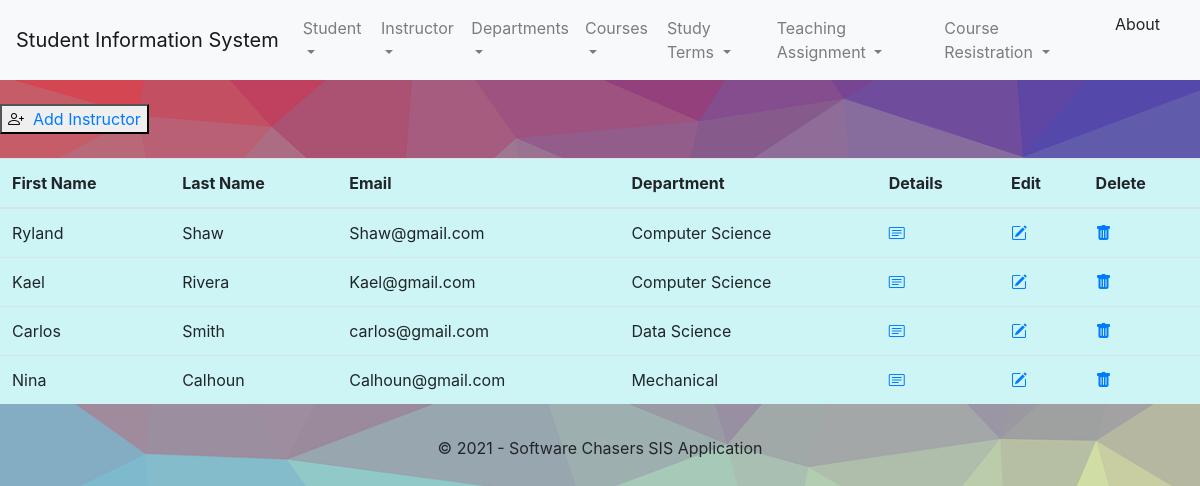
/instructor/list, run on the app's committed database.
### sisapp/models.py (models this page shows, shortened)
class Instructor(models.Model):
    instructor_first_name = models.CharField(max_length=32)
    instructor_last_name = models.CharField(max_length=32)
    instructor_email = models.EmailField()
    instructor_dept_id = models.ForeignKey(Department, on_delete=models.CASCADE)

class Department(models.Model):
    department_id = models.IntegerField(primary_key=True)
    department_name = models.CharField(max_length=32)
    def __str__(self):
        return self.department_name

### sisapp/Views/instructorViews.py (the view)
class InstructorListView(ListView):
    model = Instructor

### templates/instructor/instructor_list.html (shortened to what this page needs)
{% extends 'base.html' %}
{% block body_block %}
     <br/>
    <div>
        <button  class="bi bi-person-plus"><a href="{% url 'sisapp:instructor_create'%}">&nbsp Add Instructor</a></button>
    </div>
    <br/>
{% if object_list %}
<table class="table table-hover">
<thead>
    <tr>
        <th scope="col">First Name</th>
        <th scope="col">Last Name</th>
        <th scope="col">Email</th>
        <th scope="col">Department</th>
        <th scope="col">Details</th>
        <th scope="col">Edit</th>
        <th scope="col">Delete</th>
    </tr>
</thead>
<tbody>
{% for object in object_list %}
    <tr>
        <td>{{ object.instructor_first_name }}</td>
        <td>{{ object.instructor_last_name }}</td>
        <td>{{ object.instructor_email }}</td>
        <td>{{ object.instructor_dept_id }}</td>
        <td><a class="bi bi-card-text" href="{% url 'sisapp:instructor_details' object.id %}"></a></td>
        <td><a class="bi bi-pencil-square" href="{% url 'sisapp:instructor_edit' object.id %}"></a></td>
        <td><a  class="bi bi-trash-fill" href="{% url 'sisapp:instructor_delete' object.id %}"></a></td>
    </tr>
    {% endfor %}
</tbody>
</table>
{% endif %}
{% endblock %}

### templates/base.html (style rules this page uses)
td,th { background: #CDF5F6; }
body { min-height: 80vh; height: auto !important; height: 100%; margin: 0 auto -60px; }

### data on the page
Instructor: instructor_first_name "Ryland", instructor_last_name "Shaw", instructor_email "Shaw@gmail.com", instructor_dept_id "Computer Science"
Instructor: instructor_first_name "Kael", instructor_last_name "Rivera", instructor_email "Kael@gmail.com", instructor_dept_id "Computer Science"
Instructor: instructor_first_name "Carlos", instructor_last_name "Smith", instructor_email "carlos@gmail.com", instructor_dept_id "Data Science"
Instructor: instructor_first_name "Nina", instructor_last_name "Calhoun", instructor_email "Calhoun@gmail.com", instructor_dept_id "Mechanical"
